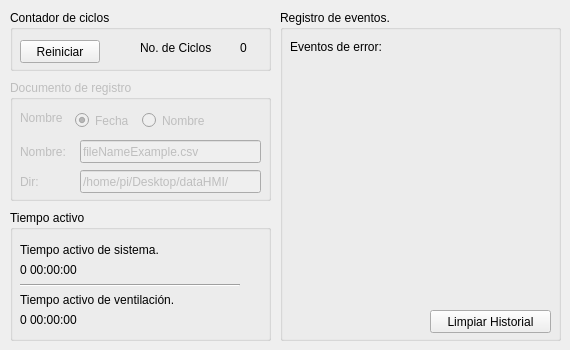
    <widget class="QWidget" name="tab_2">
     <attribute name="title">
      <string>Registro</string>
     </attribute>
     <widget class="QGroupBox" name="groupBox">
      <property name="geometry">
       <rect>
        <x>10</x>
        <y>10</y>
        <width>261</width>
        <height>61</height>
       </rect>
      </property>
      <property name="title">
       <string>Contador de ciclos</string>
      </property>
      <widget class="QPushButton" name="pushButton_resetC">
       <property name="geometry">
        <rect>
         <x>10</x>
         <y>30</y>
         <width>80</width>
         <height>23</height>
        </rect>
       </property>
       <property name="text">
        <string>Reiniciar</string>
       </property>
      </widget>
      <widget class="QLabel" name="label_ciclos">
       <property name="geometry">
        <rect>
         <x>230</x>
         <y>30</y>
         <width>161</width>
         <height>16</height>
        </rect>
       </property>
       <property name="text">
        <string>0</string>
       </property>
      </widget>
      <widget class="QLabel" name="label">
       <property name="geometry">
        <rect>
         <x>130</x>
         <y>30</y>
         <width>78</width>
         <height>16</height>
        </rect>
       </property>
       <property name="text">
        <string>No. de Ciclos</string>
       </property>
      </widget>
     </widget>
     <widget class="QGroupBox" name="groupBox_doc">
      <property name="enabled">
       <bool>false</bool>
      </property>
      <property name="geometry">
       <rect>
        <x>10</x>
        <y>80</y>
        <width>261</width>
        <height>121</height>
       </rect>
      </property>
      <property name="title">
       <string>Documento de registro</string>
      </property>
      <widget class="QLabel" name="label_26">
       <property name="geometry">
        <rect>
         <x>10</x>
         <y>60</y>
         <width>51</width>
         <height>23</height>
        </rect>
       </property>
       <property name="text">
        <string>Nombre:</string>
       </property>
      </widget>
      <widget class="QLabel" name="label_9">
       <property name="geometry">
        <rect>
         <x>10</x>
         <y>30</y>
         <width>48</width>
         <height>16</height>
        </rect>
       </property>
       <property name="text">
        <string>Nombre</string>
       </property>
      </widget>
      <widget class="QRadioButton" name="radioButton_date">
       <property name="geometry">
        <rect>
         <x>65</x>
         <y>30</y>
         <width>61</width>
         <height>21</height>
        </rect>
       </property>
       <property name="text">
        <string>Fecha</string>
       </property>
       <property name="checked">
        <bool>true</bool>
       </property>
      </widget>
      <widget class="QRadioButton" name="radioButton_name">
       <property name="geometry">
        <rect>
         <x>132</x>
         <y>30</y>
         <width>73</width>
         <height>21</height>
        </rect>
       </property>
       <property name="text">
        <string>Nombre</string>
       </property>
      </widget>
      <widget class="QLineEdit" name="lineEdit_textName">
       <property name="enabled">
        <bool>false</bool>
       </property>
       <property name="geometry">
        <rect>
         <x>70</x>
         <y>60</y>
         <width>181</width>
         <height>23</height>
        </rect>
       </property>
       <property name="text">
        <string>fileNameExample.csv</string>
       </property>
      </widget>
      <widget class="QLabel" name="label_14">
       <property name="geometry">
        <rect>
         <x>10</x>
         <y>90</y>
         <width>40</width>
         <height>23</height>
        </rect>
       </property>
       <property name="text">
        <string>Dir:</string>
       </property>
      </widget>
      <widget class="QLineEdit" name="lineEdit_dir">
       <property name="geometry">
        <rect>
         <x>70</x>
         <y>90</y>
         <width>181</width>
         <height>23</height>
        </rect>
       </property>
       <property name="text">
        <string>/home/pi/Desktop/dataHMI/</string>
       </property>
      </widget>
     </widget>
     <widget class="QGroupBox" name="groupBox_15">
      <property name="geometry">
       <rect>
        <x>10</x>
        <y>210</y>
        <width>261</width>
        <height>131</height>
       </rect>
      </property>
      <property name="title">
       <string>Tiempo activo</string>
      </property>
      <widget class="QLabel" name="label_activeTime">
       <property name="geometry">
        <rect>
         <x>10</x>
         <y>50</y>
         <width>220</width>
         <height>20</height>
        </rect>
       </property>
       <property name="text">
        <string>0 00:00:00</string>
       </property>
      </widget>
      <widget class="QLabel" name="label_activeTime_2">
       <property name="geometry">
        <rect>
         <x>10</x>
         <y>190</y>
         <width>181</width>
         <height>16</height>
        </rect>
       </property>
       <property name="text">
        <string>Formato: d hh:mm:ss</string>
       </property>
      </widget>
      <widget class="Line" name="line_12">
       <property name="geometry">
        <rect>
         <x>10</x>
         <y>65</y>
         <width>220</width>
         <height>20</height>
        </rect>
       </property>
       <property name="orientation">
        <enum>Qt::Horizontal</enum>
       </property>
      </widget>
      <widget class="QLabel" name="label_activeTime_3">
       <property name="geometry">
        <rect>
         <x>10</x>
         <y>30</y>
         <width>220</width>
         <height>20</height>
        </rect>
       </property>
       <property name="text">
        <string>Tiempo activo de sistema. </string>
       </property>
      </widget>
      <widget class="QLabel" name="label_activeTime_4">
       <property name="geometry">
        <rect>
         <x>10</x>
         <y>80</y>
         <width>220</width>
         <height>20</height>
        </rect>
       </property>
       <property name="text">
        <string>Tiempo activo de ventilación. </string>
       </property>
      </widget>
      <widget class="QLabel" name="label_activeTimeVent">
       <property name="geometry">
        <rect>
         <x>10</x>
         <y>100</y>
         <width>220</width>
         <height>20</height>
        </rect>
       </property>
       <property name="text">
        <string>0 00:00:00</string>
       </property>
      </widget>
     </widget>
     <widget class="QGroupBox" name="groupBox_10">
      <property name="geometry">
       <rect>
        <x>280</x>
        <y>10</y>
        <width>281</width>
        <height>331</height>
       </rect>
      </property>
      <property name="title">
       <string>Registro de eventos.</string>
      </property>
      <widget class="QLabel" name="label_eventError">
       <property name="geometry">
        <rect>
         <x>10</x>
         <y>30</y>
         <width>261</width>
         <height>261</height>
        </rect>
       </property>
       <property name="text">
        <string>Eventos de error: </string>
       </property>
       <property name="alignment">
        <set>Qt::AlignLeading|Qt::AlignLeft|Qt::AlignTop</set>
       </property>
      </widget>
      <widget class="QPushButton" name="pushButton">
       <property name="geometry">
        <rect>
         <x>150</x>
         <y>300</y>
         <width>121</width>
         <height>23</height>
        </rect>
       </property>
       <property name="text">
        <string>Limpiar Historial</string>
       </property>
      </widget>
     </widget>
    </widget>
